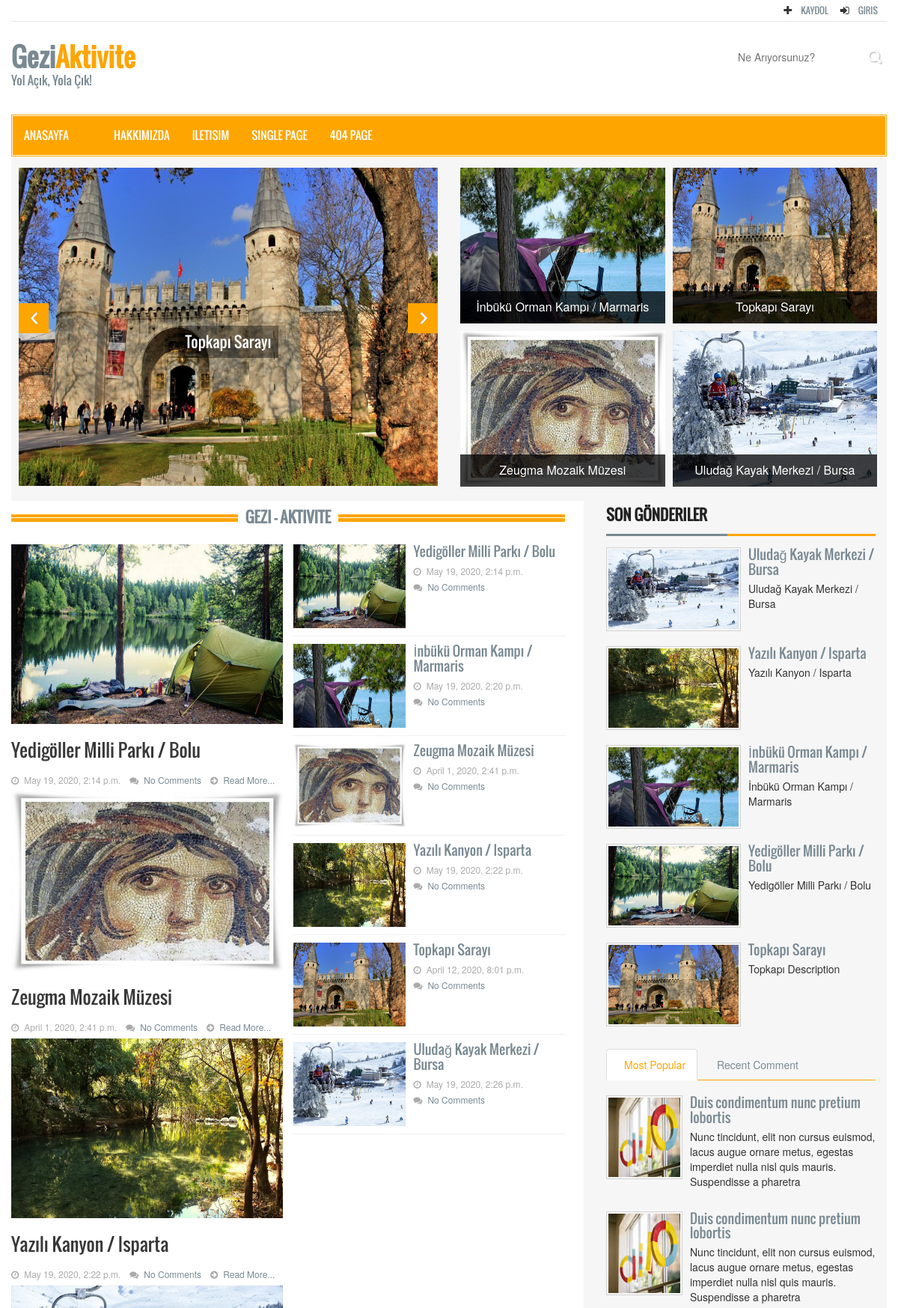
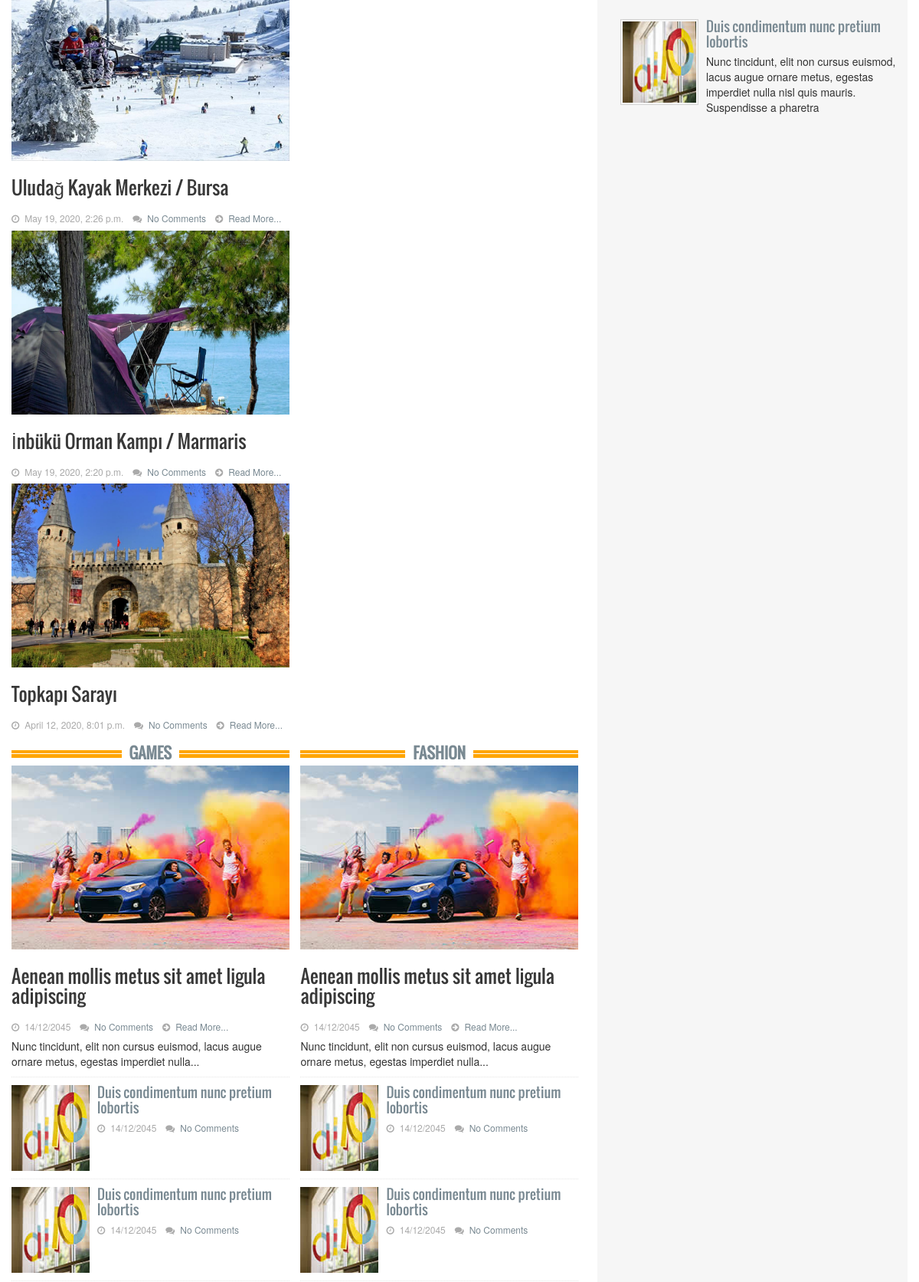
The page / (upper part) on the database its author committed (2 pictures, top to bottom).
### place/models.py (models this page shows, shortened)
class Place(models.Model):
    STATUS = (
        ('true', 'Evet'),
        ('false', 'Hayır'),
    )
    category = models.ForeignKey(Category, on_delete=models.CASCADE)
    title = models.CharField(blank=True, max_length=150)
    keywords = models.CharField(blank=True, max_length=255)
    description = models.CharField(blank=True, max_length=255)
    image = models.ImageField(blank=True, upload_to='images/')
    slug = models.SlugField(null=False, unique=True)
    detail = RichTextUploadingField(blank=True,)
    status = models.CharField(max_length=10,choices=STATUS)
    create_at = models.DateTimeField(auto_now_add=True)
    update_at = models.DateTimeField(auto_now=True)
    def image_tag(self):
        return mark_safe('<img src="{}" height="50"/>'.format(self.image.url))
    image_tag.short_description = 'Image'

### home/views.py (the view)
# urls.py: path('', views.index, name='index'),
def index(request):
    setting = Setting.objects.first()
    sliderdata = Place.objects.all()[:5]
    category = Category.objects.all()
    lastplaces = Place.objects.all().order_by('-id')[:5]
    randomplaces = Place.objects.all().order_by('?')[:4]
    mainrandomplacessmall = Place.objects.all().order_by('?')[:30]
    mainrandomplacesbig = Place.objects.all().order_by('?')[:10]
    context = {'setting': setting,
               'page': 'home',
               'sliderdata': sliderdata,
               'category': category,
               'lastplaces': lastplaces,
               'randomplaces': randomplaces,
               'mainrandomplacessmall': mainrandomplacessmall,
               'mainrandomplacesbig': mainrandomplacesbig,
               }
    return render(request, 'index.html', context)

### home/templates/index.html (shortened to what this page needs)
{% extends "homebase.html" %}
{% block navbar %} {% include 'navbar.html' %}{% endblock %}
{% block slider %} {% include 'slider.html' %}{% endblock %}
{% block content %} {% include 'content.html' %}{% endblock %}

### home/templates/slider.html
{% load static %}
<section id="mainContent">
    <div class="content_top">
        <div class="row">
            <div class="col-lg-6 col-md-6 col-sm6">
                <div class="latest_slider">
                    <div class="slick_slider">
                        {% for rs in sliderdata %}
                            <div class="single_iteam"><img src="{{ rs.image.url }}" alt="" style=" height: 425px" >
                                <h2><a class="slider_tittle" href="/place/{{ rs.id }}/{{ rs.slug }}">{{ rs.title }}</a></h2>
                            </div>
                        {% endfor %}
                    </div>
                </div>
            </div>
            <div class="col-lg-6 col-md-6 col-sm6">
                <div class="content_top_right">
                    {% for rs in randomplaces  %}
                        <ul class="featured_nav wow fadeInDown">
                            <li><img src="{{ rs.image.url }}" alt="">
                                <div class="title_caption"><a href="/place/{{ rs.id }}/{{ rs.slug }}">{{ rs.title }}</a></div>
                            </li>
                        </ul>
                    {% endfor %}
                </div>
            </div>
        </div>
    </div>

### home/templates/content.html (shortened to what this page needs)
{% load static %}
<div class="content_bottom">
    <div class="col-lg-8 col-md-8">
        <div class="content_bottom_left">
            <div class="single_category wow fadeInDown">
                <h2> <span class="bold_line"></span>  <a class="title_text" href="#">Gezi - Aktivite</a> </h2>
                <div class="business_category_left wow fadeInDown">
                    <ul class="fashion_catgnav">
                        {% for rs in mainrandomplacesbig  %}
                            <li>
                                <div class="catgimg2_container"> <a href="/place/{{ rs.id }}/{{ rs.slug }}"><img alt="" src="{{ rs.image.url }}"></a> </div>
                                <h2 class="catg_titile"><a href="/place/{{ rs.id }}/{{ rs.slug }}">{{ rs.title }}</a></h2>
                                <div class="comments_box"> <span class="meta_date">{{rs.create_at}}</span> <span class="meta_comment"><a href="#">No Comments</a></span> <span class="meta_more"><a  href="/place/{{ rs.id }}/{{ rs.slug }}">Read More...</a></span> </div>
                            </li>
                        {% endfor %}
                    </ul>
                </div>
                <div class="business_category_right wow fadeInDown">
                    <ul class="small_catg">
                        {% for rs in mainrandomplacessmall  %}
                            <li>
                                <div class="media wow fadeInDown"> <a class="media-left" href="/place/{{ rs.id }}/{{ rs.slug }}"><img style=" width: 150px" src="{{ rs.image.url }}" alt=""></a>
                                    <div class="media-body">
                                        <h4 class="media-heading"><a href="/place/{{ rs.id }}/{{ rs.slug }}">{{ rs.title }}</a></h4>
                                        <div class="comments_box"> <span class="meta_date">{{rs.create_at}}</span> <span class="meta_comment"><a href="#">No Comments</a></span> </div>
                                    </div>
                                </div>
                            </li>
                        {% endfor %}
                    </ul>
                </div>
            </div>
            <div class="games_fashion_area">
                <div class="games_category">
                    <div class="single_category">
                        <h2> <span class="bold_line"></span>  <a class="title_text" href="#">Games</a> </h2>
                        <ul class="fashion_catgnav wow fadeInDown">
                            <li>
                                <div class="catgimg2_container"> <a href="pages/single.html"><img alt="" src="images/390x240x1.jpg"></a> </div>
                                <h2 class="catg_titile"><a href="#">Aenean mollis metus sit amet ligula adipiscing</a></h2>
                                <div class="comments_box"> <span class="meta_date">14/12/2045</span> <span class="meta_comment"><a href="#">No Comments</a></span> <span class="meta_more"><a  href="/place/{{ rs.id }}/{{ rs.slug }}">Read More...</a></span> </div>
                                <p>Nunc tincidunt, elit non cursus euismod, lacus augue ornare metus, egestas imperdiet nulla...</p>
                            </li>
                        </ul>
                        <ul class="small_catg wow fadeInDown">
                            <li>
                                <div class="media"> <a class="media-left" href="#"><img src="images/112x112.jpg" alt=""></a>
                                    <div class="media-body">
                                        <h4 class="media-heading"><a href="#">Duis condimentum nunc pretium lobortis </a></h4>
                                        <div class="comments_box"> <span class="meta_date">14/12/2045</span> <span class="meta_comment"><a href="#">No Comments</a></span> </div>
                                    </div>
                                </div>
                            </li>
                            <li>
                                <div class="media wow fadeInDown"> <a class="media-left" href="#"><img src="images/112x112.jpg" alt=""></a>
                                    <div class="media-body">
                                        <h4 class="media-heading"><a href="#">Duis condimentum nunc pretium lobortis </a></h4>
                                        <div class="comments_box"> <span class="meta_date">14/12/2045</span> <span class="meta_comment"><a href="#">No Comments</a></span> </div>
                                    </div>
                                </div>
                            </li>
                        </ul>
                    </div>
                </div>
                <div class="fashion_category">
                    <div class="single_category">
                        <div class="single_category wow fadeInDown">
                            <h2> <span class="bold_line"></span>  <a class="title_text" href="#">Fashion</a> </h2>
                            <ul class="fashion_catgnav wow fadeInDown">
                                <li>
                                    <div class="catgimg2_container"> <a href="#"><img alt="" src="images/390x240x1.jpg"></a> </div>
                                    <h2 class="catg_titile"><a href="#">Aenean mollis metus sit amet ligula adipiscing</a></h2>
                                    <div class="comments_box"> <span class="meta_date">14/12/2045</span> <span class="meta_comment"><a href="#">No Comments</a></span> <span class="meta_more"><a  href="#">Read More...</a></span> </div>
                                    <p>Nunc tincidunt, elit non cursus euismod, lacus augue ornare metus, egestas imperdiet nulla...</p>
                                </li>
                            </ul>
                            <ul class="small_catg wow fadeInDown">
                                <li>
                                    <div class="media wow fadeInDown"> <a class="media-left" href="#"><img src="images/112x112.jpg" alt=""></a>
                                        <div class="media-body">
                                            <h4 class="media-heading"><a href="#">Duis condimentum nunc pretium lobortis </a></h4>
                                            <div class="comments_box"> <span class="meta_date">14/12/2045</span> <span class="meta_comment"><a href="#">No Comments</a></span> </div>
                                        </div>
                                    </div>
                                </li>
                                <li>
                                    <div class="media wow fadeInDown"> <a class="media-left" href="#"><img src="images/112x112.jpg" alt=""></a>
                                        <div class="media-body">
                                            <h4 class="media-heading"><a href="#">Duis condimentum nunc pretium lobortis </a></h4>
                                            <div class="comments_box"> <span class="meta_date">14/12/2045</span> <span class="meta_comment"><a href="#">No Comments</a></span> </div>
                                        </div>
                                    </div>
                                </li>
                            </ul>
                        </div>
                    </div>
                </div>
            </div>
        </div>
    </div>
    <div class="col-lg-4 col-md-4">
        <div class="content_bottom_right">
            <div class="single_bottom_rightbar">
                <h2>Son Gönderiler</h2>
                <ul class="small_catg popular_catg wow fadeInDown">
                    {% for rs in lastplaces  %}
                        <li>
                            <div class="media wow fadeInDown"> <a href="#" class="media-left"><img style=" width: 180px" alt="" src="{{ rs.image.url }}"> </a>
                                <div class="media-body">
                                    <h4 class="media-heading"><a href="#">{{ rs.title }}</a></h4>
                                    <p>{{ rs.description }}</p>
                                </div>
                            </div>
                        </li>
                    {% endfor %}
                </ul>
            </div>
            <div class="single_bottom_rightbar">
                <ul role="tablist" class="nav nav-tabs custom-tabs">
                    <li class="active" role="presentation"><a data-toggle="tab" role="tab" aria-controls="home" href="#mostPopular">Most Popular</a></li>
                    <li role="presentation"><a data-toggle="tab" role="tab" aria-controls="messages" href="#recentComent">Recent Comment</a></li>
                </ul>
                <div class="tab-content">
                    <div id="mostPopular" class="tab-pane fade in active" role="tabpanel">
                        <ul class="small_catg popular_catg wow fadeInDown">
                            <li>
                                <div class="media wow fadeInDown"> <a class="media-left" href="#"><img src="images/112x112.jpg" alt=""></a>
                                    <div class="media-body">
                                        <h4 class="media-heading"><a href="#">Duis condimentum nunc pretium lobortis </a></h4>
                                        <p>Nunc tincidunt, elit non cursus euismod, lacus augue ornare metus, egestas imperdiet nulla nisl quis mauris. Suspendisse a pharetra </p>
                                    </div>
                                </div>
                            </li>
                            <li>
                                <div class="media wow fadeInDown"> <a class="media-left" href="#"><img src="images/112x112.jpg" alt=""></a>
                                    <div class="media-body">
                                        <h4 class="media-heading"><a href="#">Duis condimentum nunc pretium lobortis </a></h4>
                                        <p>Nunc tincidunt, elit non cursus euismod, lacus augue ornare metus, egestas imperdiet nulla nisl quis mauris. Suspendisse a pharetra </p>
                                    </div>
                                </div>
                            </li>
                            <li>
                                <div class="media wow fadeInDown"> <a class="media-left" href="#"><img src="images/112x112.jpg" alt=""></a>
                                    <div class="media-body">
                                        <h4 class="media-heading"><a href="#">Duis condimentum nunc pretium lobortis </a></h4>
                                        <p>Nunc tincidunt, elit non cursus euismod, lacus augue ornare metus, egestas imperdiet nulla nisl quis mauris. Suspendisse a pharetra </p>
                                    </div>
                                </div>
                            </li>
                        </ul>
                    </div>
                </div>
            </div>
        </div>
    </div>
</div>
</section>
</div>

### home/static/assets/css/theme.css (style rules this page uses)
.single_bottom_rightbar > h2 { border-bottom:3px solid #ffa500 }
.nav-tabs { border-bottom:1px solid #ffa500 }
.nav-tabs > li.active > a, .nav-tabs > li.active > a:focus { color:#ffa500 }

### rows shown on the page
Place: image (picture), title "Topkapı Sarayı", create_at "April 12, 2020, 8:01 p.m.", description "Topkapı Description"
Place: image (picture), title "İnbükü Orman Kampı / Marmaris", create_at "May 19, 2020, 2:20 p.m.", description "İnbükü Orman Kampı / Marmaris"
Place: image (picture), title "Zeugma Mozaik Müzesi", create_at "April 1, 2020, 2:41 p.m."
Place: image (picture), title "Uludağ Kayak Merkezi / Bursa", create_at "May 19, 2020, 2:26 p.m.", description "Uludağ Kayak Merkezi / Bursa"
Place: image (picture), title "Yedigöller Milli Parkı / Bolu", create_at "May 19, 2020, 2:14 p.m.", description "Yedigöller Milli Parkı / Bolu"
Place: image (picture), title "Yazılı Kanyon / Isparta", create_at "May 19, 2020, 2:22 p.m.", description "Yazılı Kanyon / Isparta"
